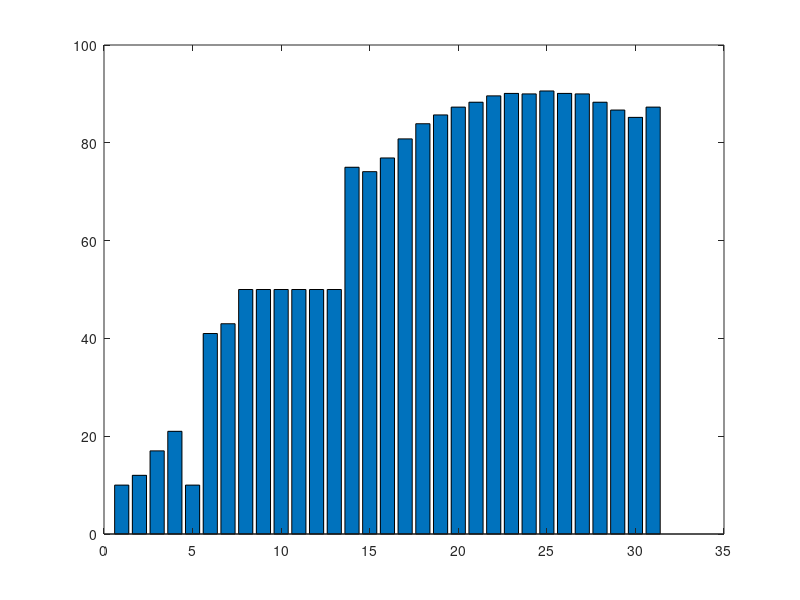

Write the MATLAB code that produced this figure.
%DATI REALI ITALIA 
% i dati con "*" sono stati estrapolati e non trovati direttamente
D_1970=52000; %*
D_1971=63409;
D_1972=49794;
D_1973=67620;
D_1974=24075;
D_1975=48000;% *
D_1976=53618;
D_1977=42112;
D_1978=66483;
D_1979=21000;%*
D_1980=27495;
D_1981=70926;
D_1982=20405;
D_1983=30938;
D_1984=73000;%*
D_1985=74728;
D_1986=21731;
D_1987=20000;%*
D_1988=88000;%*
D_1989=29373;
D_1990=5464;
D_1991=22917;
D_1992=63191;
D_1993=17409;
D_1994=6450;
D_1995=37131;
D_1996=31000;%*
D_1997=41254;
D_1998=4072;
D_1999=2908;%2000;%*
D_2000=1435;
D_2001=826;%1000;%*
D_2002=18025;
D_2003=11978;%8000;%*
D_2004=686;
D_2005=215;%500;%*
D_2006=571;
D_2007=595;%550;%*
D_2008=5311;
D_2009=759;%600;%*
D_2010=3064;%909; %W
D_2011=1905;%965; %W
D_2012=216;%389;%W
D_2013=1244;%2258;
D_2014=1016;%1696;
D_2015=168;%258;
D_2016=632;%844;
D_2017=4358;%4991;
D_2018=2081;%2526;
Dati_R=[D_1970 D_1971 D_1972 D_1973 D_1974 D_1975 D_1976 D_1977 D_1978 D_1979 D_1980 D_1981 D_1982 D_1983 D_1984 D_1985 D_1986 D_1987 D_1988 D_1989 D_1990...
    D_1991 D_1992  D_1993 D_1994 D_1995 D_1996 D_1997 D_1998 D_1999 D_2000 D_2001 D_2002 D_2003 D_2004 D_2005 D_2006 D_2007 D_2008 D_2009 D_2010 D_2011...
    D_2012 D_2013 D_2014 D_2015 D_2016 D_2017 D_2018];
save Dati_R Dati_R
%===============================
% %Dal 1985-2016
Copertura_Vax_da1985=[5 10 12 17 21 10 41 43 50 50 50 50 50 50 75 74.1 76.9 80.8 83.9 85.7 87.3 88.3 89.6 90.1 90 90.6 90.1 90 88.3 86.7 85.2 87.3];
Copertura_Vax=[ 10 12 17 21 10 41 43 50 50 50 50 50 50 75 74.1 76.9 80.8 83.9 85.7 87.3 88.3 89.6 90.1 90 90.6 90.1 90 88.3 86.7 85.2 87.3];

figure, bar(Copertura_Vax)
save Copertura_Vax Copertura_Vax
